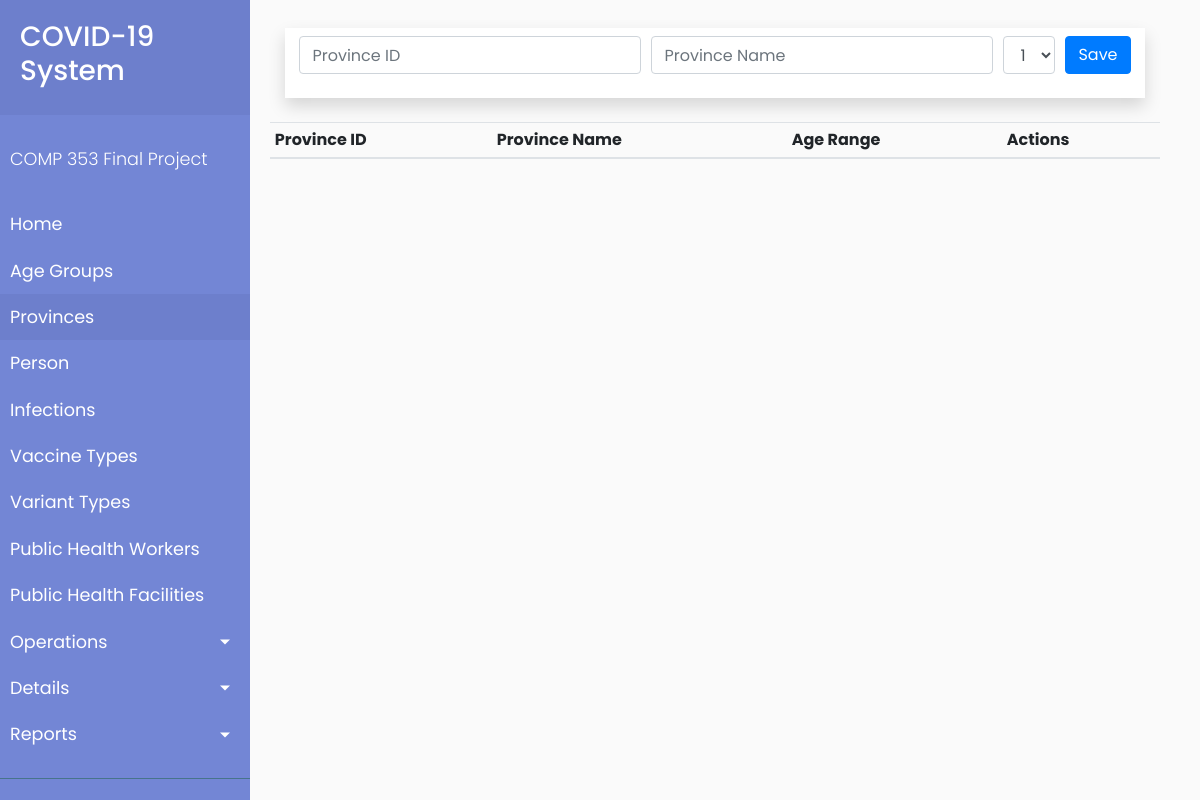
The page /client/provinces.php on the database as committed earlier.
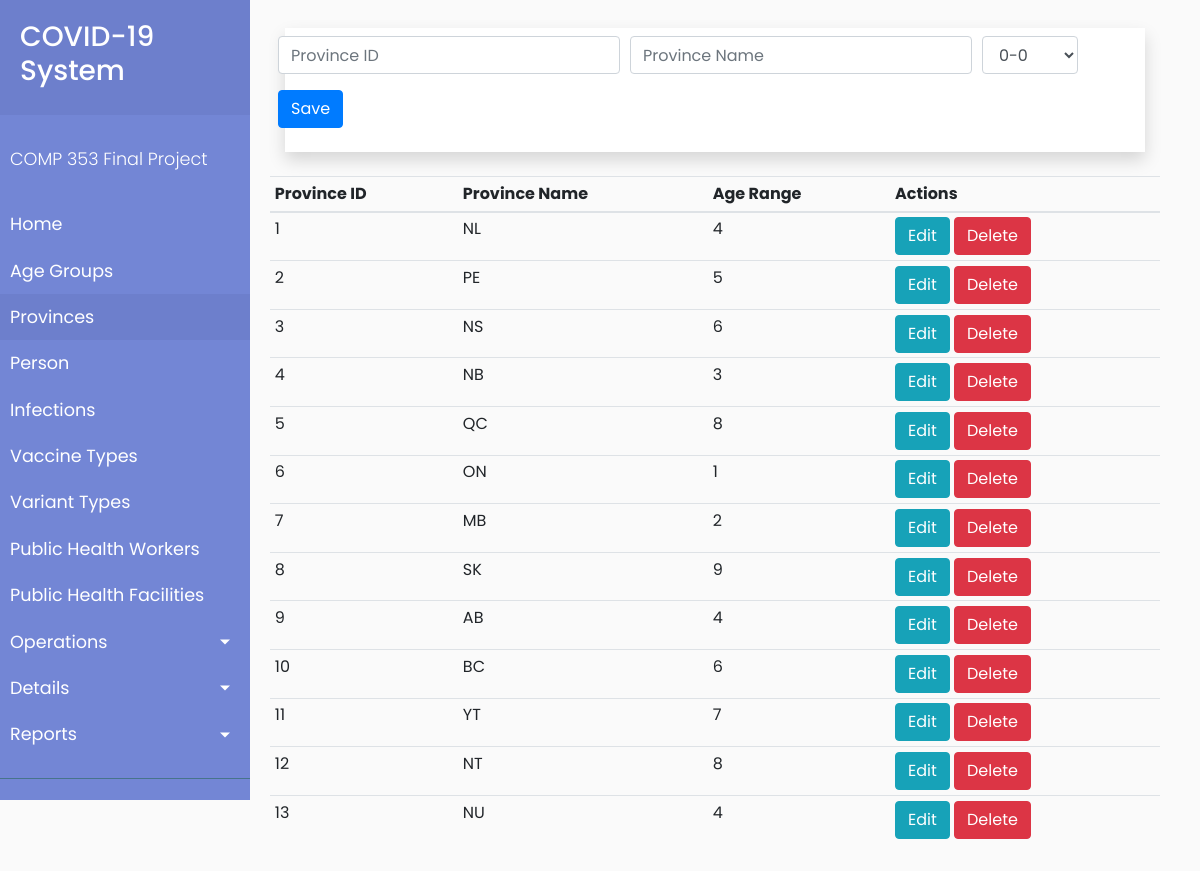
The same page on the database as committed later.
### tables this page shows
CREATE TABLE Province (
  provinceID INT,
  name VARCHAR(100),
  currentAgeGroupID INT,
  PRIMARY KEY (provinceID), 
  FOREIGN KEY (currentAgeGroupID) REFERENCES AgeGroup(ageGroupID)
);

### client/processProvinces.php (called while the page is built, shortened)
<?php
$provinceID = '';
$currentAgeGroupID = '';
$name = '';
$update = false;

### client/provinces.php (the view, shortened to what this page needs)
<?php
    include('common/header.php');
?>
        <div id="content">
            <?php require_once 'processProvinces.php'; ?>
            <div class="container">
                <div class="container mt-2 mb-4 p-2 shadow bg-white">
                    <div class="row justify-content-center">
                        <form action="processProvinces.php" method="POST">
                            <div class="form-row justify-center">
                                <div class="col-auto form-group">
                                    <input type="number" name="provinceID" class="form-control" value="<?php echo $provinceID; ?>" placeholder="Province ID">
                                </div>
                                <div class="col-auto form-group">
                                    <input type="text" name="name" class="form-control" value="<?php echo $name; ?>" placeholder="Province Name">
                                </div>
                                <div class="col-auto form-group">
                                    <select class="form-control" name="ageGroupID" placeholder="Choose Age Group" value="<?php echo $ageGroupID; ?>">
                                        <?php
                                        $mysqli = new mysqli('c353.c9ohujn2mpyl.us-east-1.rds.amazonaws.com', 'admin', 'hello123', 'PROJECT') or die(mysqli_error($mysqli));
                                        $result = $mysqli->query("SELECT * FROM AgeGroup") or die($mysqli->error);
                                        while ($row = $result->fetch_assoc()): ?>
                                            <option <?php echo $row['ageGroupID'] == $currentAgeGroupID ? 'selected': '' ?> value=<?php echo $row['ageGroupID']; ?>><?php echo $row['ageRange']; ?></option>
                                        <?php endwhile; ?>
                                    </select>
                                </div>
                                <div class="col-auto form-group">
                                    <?php
                                    if ($update == true) :
                                    ?>
                                        <button type="submit" name="update" class="btn btn-info">Update</button>
                                    <?php else : ?>
                                        <button type="submit" name="save" class="btn btn-primary">Save</button>
                                    <?php endif; ?>
                                </div>
                        </form>
                    </div>
                </div>
            </div>
            <?php
            $mysqli = new mysqli('c353.c9ohujn2mpyl.us-east-1.rds.amazonaws.com', 'admin', 'hello123', 'PROJECT') or die(mysqli_error($mysqli));
            $result = $mysqli->query("SELECT * FROM Province") or die($mysqli->error);
            ?>
            <div class="row justify-content-center">
                <table class="table table-sm">
                    <thead>
                        <tr>
                            <th>Province ID</th>
                            <th>Province Name</th>
                            <th>Age Range</th>
                            <th colspan=2>Actions</th>
                        </tr>
                    </thead>
                    <?php
                    while ($row = $result->fetch_assoc()) : ?>
                        <tr>
                            <td><?php echo $row['provinceID']; ?></td>
                            <td><?php echo $row['name']; ?></td>
                            <td><?php echo $row['currentAgeGroupID']; ?></td>
                            <td>
                                <a href="provinces.php?edit=<?php echo $row['provinceID']; ?>" class="btn btn-info"> Edit </a>
                                <a href="processProvinces.php?delete=<?php echo $row['provinceID']; ?>" class="btn btn-danger"> Delete </a>
                            </td>
                        </tr>
                    <?php endwhile; ?>
                </table>
            </div>
            </div>
        </div>
<?php
    include('common/footer.php');
?>

Rows that differ between the two databases and show on the page:
added province: provinceID "1", name "NL", currentAgeGroupID "4"
added province: provinceID "2", name "PE", currentAgeGroupID "5"
added province: provinceID "3", name "NS", currentAgeGroupID "6"
added province: provinceID "4", name "NB", currentAgeGroupID "3"
added province: provinceID "5", name "QC", currentAgeGroupID "8"
added province: provinceID "6", name "ON", currentAgeGroupID "1"
added province: provinceID "7", name "MB", currentAgeGroupID "2"
added province: provinceID "8", name "SK", currentAgeGroupID "9"
added province: provinceID "9", name "AB", currentAgeGroupID "4"
added province: provinceID "10", name "BC", currentAgeGroupID "6"
added province: provinceID "11", name "YT", currentAgeGroupID "7"
added province: provinceID "12", name "NT", currentAgeGroupID "8"
added province: provinceID "13", name "NU", currentAgeGroupID "4"
Other text that changed with them:
form field ageGroupID: "1" → "0-0"
